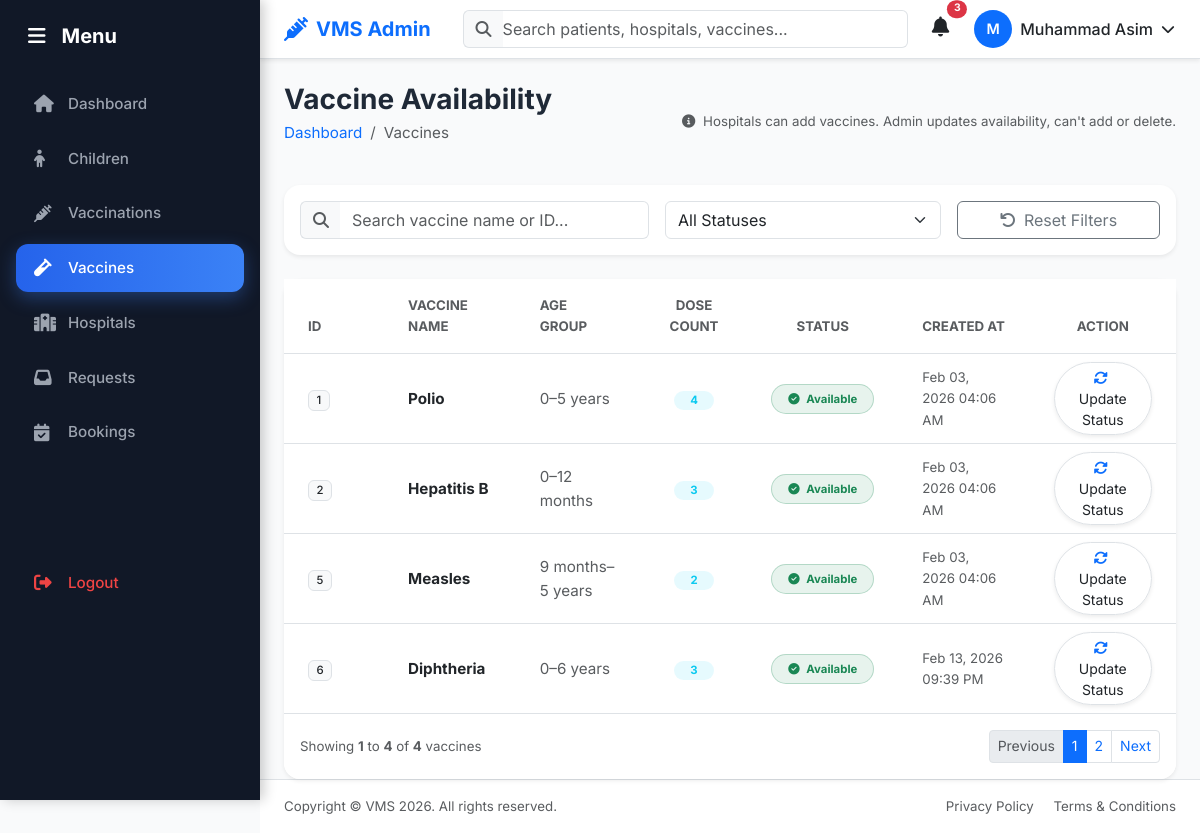
The page /admin/vaccines/vaccine_list.php (signed in) on the database its author committed.
### tables this page shows
CREATE TABLE `vaccines` (
  `id` int(11) NOT NULL,
  `vaccine_name` varchar(100) NOT NULL,
  `total_dose` int(11) NOT NULL,
  `target_age_group` varchar(100) NOT NULL,
  `description` text DEFAULT NULL,
  `availability_status` enum('available','unavailable') NOT NULL DEFAULT 'available',
  `created_at` timestamp NOT NULL DEFAULT current_timestamp()
);

### admin/vaccines/vaccine_list.php (the view, shortened to what this page needs)
<?php
include '../../config/db.php';
include '../includes/header.php';
include '../includes/sidebar.php';
$stmt_vaccines = $conn->prepare("SELECT * FROM vaccines");
$stmt_vaccines->execute();
$result_vaccines = $stmt_vaccines->get_result();
if ($result_vaccines->num_rows > 0) {
    while($vaccine = $result_vaccines->fetch_assoc()) {
        $vaccines[] = [
            'id' => $vaccine['id'],
            'name' => $vaccine['vaccine_name'],
            'age_group' => $vaccine['target_age_group'],
            'doses' => $vaccine['total_dose'],
            'status' => $vaccine['availability_status'],
            'created_at' => date('M d, Y h:i A', strtotime($vaccine['created_at']))
        ];
    }
}
?>
<main class="main-content">
    <div class="container-fluid px-4">
        <div class="d-flex align-items-center justify-content-between mb-4 mt-4">
            <div>
                <h3 class="fw-bold mb-1">Vaccine Availability</h3>
                <nav aria-label="breadcrumb">
                    <ol class="breadcrumb">
                        <li class="breadcrumb-item"><a href="../dashboard.php" class="text-decoration-none">Dashboard</a></li>
                        <li class="breadcrumb-item active" aria-current="page">Vaccines</li>
                    </ol>
                </nav>
            </div>
            <div class="text-muted small">
                <i class="fas fa-info-circle me-1"></i>
                Hospitals can add vaccines. Admin updates availability, can't add or delete.
            </div>
        </div>
        <div class="card border-0 shadow-sm mb-4 rounded-4">
            <div class="card-body">
                <div class="row g-3">
                    <div class="col-md-5">
                        <div class="input-group">
                            <span class="input-group-text bg-light border-end-0">
                                <i class="fas fa-search text-muted"></i>
                            </span>
                            <input type="text" id="vaccineSearch" class="form-control border-start-0" placeholder="Search vaccine name or ID...">
                        </div>
                    </div>
                    <div class="col-md-4">
                        <select id="statusFilter" class="form-select">
                            <option value="">All Statuses</option>
                        </select>
                    </div>
                    <div class="col-md-3">
                        <button class="btn btn-outline-secondary w-100 d-flex align-items-center justify-content-center gap-2" onclick="resetFilters()">
                            <i class="fas fa-undo"></i>
                            <span>Reset Filters</span>
                        </button>
                    </div>
                </div>
            </div>
        </div>
        <div class="card border-0 shadow-sm rounded-4">
            <div class="card-body p-0">
                <div class="table-responsive">
                    <table class="table table-hover align-middle mb-0">
                        <thead class="bg-light">
                            <tr>
                                <th class="px-4 py-3 text-muted text-uppercase small fw-bold" style="width: 100px;">ID</th>
                                <th class="px-4 py-3 text-muted text-uppercase small fw-bold">Vaccine Name</th>
                                <th class="px-4 py-3 text-muted text-uppercase small fw-bold">Age Group</th>
                                <th class="px-4 py-3 text-muted text-uppercase small fw-bold text-center">Dose Count</th>
                                <th class="px-4 py-3 text-muted text-uppercase small fw-bold text-center">Status</th>
                                <th class="px-4 py-3 text-muted text-uppercase small fw-bold">Created At</th>
                                <th class="px-4 py-3 text-muted text-uppercase small fw-bold text-center">Action</th>
                            </tr>
                        </thead>
                        <tbody id="vaccineTableBody">
                            <?php foreach ($vaccines as $vaccine): ?>
                            <tr class="vaccine-row"
                                data-name="<?= strtolower($vaccine['name']) ?>"
                                data-id="<?= strtolower($vaccine['id']) ?>"
                                data-status="<?= $vaccine['status'] ?>">
                                <td class="px-4">
                                    <span class="badge bg-light text-dark border fw-medium"><?= $vaccine['id'] ?></span>
                                </td>
                                <td class="px-4">
                                    <div class="fw-bold text-dark"><?= $vaccine['name'] ?></div>
                                </td>
                                <td class="px-4">
                                    <span class="text-muted"><?= $vaccine['age_group'] ?></span>
                                </td>
                                <td class="px-4 text-center">
                                    <span class="badge rounded-pill bg-info bg-opacity-10 text-info px-3"><?= $vaccine['doses'] ?></span>
                                </td>
                                <td class="px-4">
                                    <?php if ($vaccine['status'] == 'available'): ?>
                                        <span class="badge bg-success bg-opacity-10 text-success border border-success border-opacity-25 rounded-pill px-3 py-2">
                                            <i class="fas fa-check-circle me-1"></i> Available
                                        </span>
                                    <?php else: ?>
                                        <span class="badge bg-danger bg-opacity-10 text-danger border border-danger border-opacity-25 rounded-pill px-3 py-2">
                                            <i class="fas fa-times-circle me-1"></i> Unavailable
                                        </span>
                                    <?php endif; ?>
                                </td>
                                <td class="px-4">
                                    <div class="small text-muted"><?= $vaccine['created_at'] ?></div>
                                </td>
                                <td class="px-4 text-end">
                                    <a href="update_vaccine_status.php?id=<?= $vaccine['id'] ?>" class="btn btn-sm btn-white border shadow-sm rounded-pill px-3">
                                        <i class="fas fa-sync-alt me-1 text-primary"></i>
                                        Update Status
                                    </a>
                                </td>
                            </tr>
                            <?php endforeach; ?>
                        </tbody>
                    </table>
                </div>
            </div>
            <div class="card-footer bg-white border-0 py-3 rounded-bottom-4">
                <div class="d-flex align-items-center justify-content-between">
                    <div class="small text-muted">
                        Showing <b>1</b> to <b><?= count($vaccines) ?></b> of <b><?= count($vaccines) ?></b> vaccines
                    </div>
                    <nav aria-label="Page navigation">
                        <ul class="pagination pagination-sm mb-0">
                            <li class="page-item disabled">
                                <a class="page-link shadow-none" href="#" tabindex="-1" aria-disabled="true">Previous</a>
                            </li>
                            <li class="page-item active"><a class="page-link shadow-none" href="#">1</a></li>
                            <li class="page-item"><a class="page-link shadow-none" href="#">2</a></li>
                            <li class="page-item">
                                <a class="page-link shadow-none" href="#">Next</a>
                            </li>
                        </ul>
                    </nav>
                </div>
            </div>
        </div>
    </div>
</main>
<?php include '../includes/footer.php'; ?>

### assets/css/admin.css (style rules this page uses)
:root { --primary-500: #3b82f6; --primary-600: #2563eb; --primary-700: #1d4ed8; --success-500: #22c55e; --warning-500: #f59e0b; --danger-500: #ef4444; --gray-50: #f9fafb; --gray-100: #f3f4f6; --gray-200: #e5e7eb; --gray-400: #9ca3af; --gray-700: #374151; --gray-800: #1f2937; --gray-900: #111827; --transition-fast: 150ms ease; --transition-base: 300ms ease; }
body { font-family: 'Inter', sans-serif; font-size: 0.95rem; line-height: 1.6; color: var(--gray-800); background-color: var(--gray-50); }
@media (min-width: 992px) { body { padding-left: 260px; } }

### rows shown on the page
vaccines: id "1", vaccine_name "Polio", target_age_group "0–5 years", total_dose "4", availability_status "available" (drawn), created_at "Feb 03, 2026 04:06 AM"
vaccines: id "2", vaccine_name "Hepatitis B", target_age_group "0–12 months", total_dose "3", availability_status "available" (drawn), created_at "Feb 03, 2026 04:06 AM"
vaccines: id "5", vaccine_name "Measles", target_age_group "9 months–5 years", total_dose "2", availability_status "available" (drawn), created_at "Feb 03, 2026 04:06 AM"
vaccines: id "6", vaccine_name "Diphtheria", target_age_group "0–6 years", total_dose "3", availability_status "available" (drawn), created_at "Feb 13, 2026 09:39 PM"

### other values the page prints
substr($adminName, 0, 1) "M"
$adminName "Muhammad Asim"
count($vaccines) "4"
